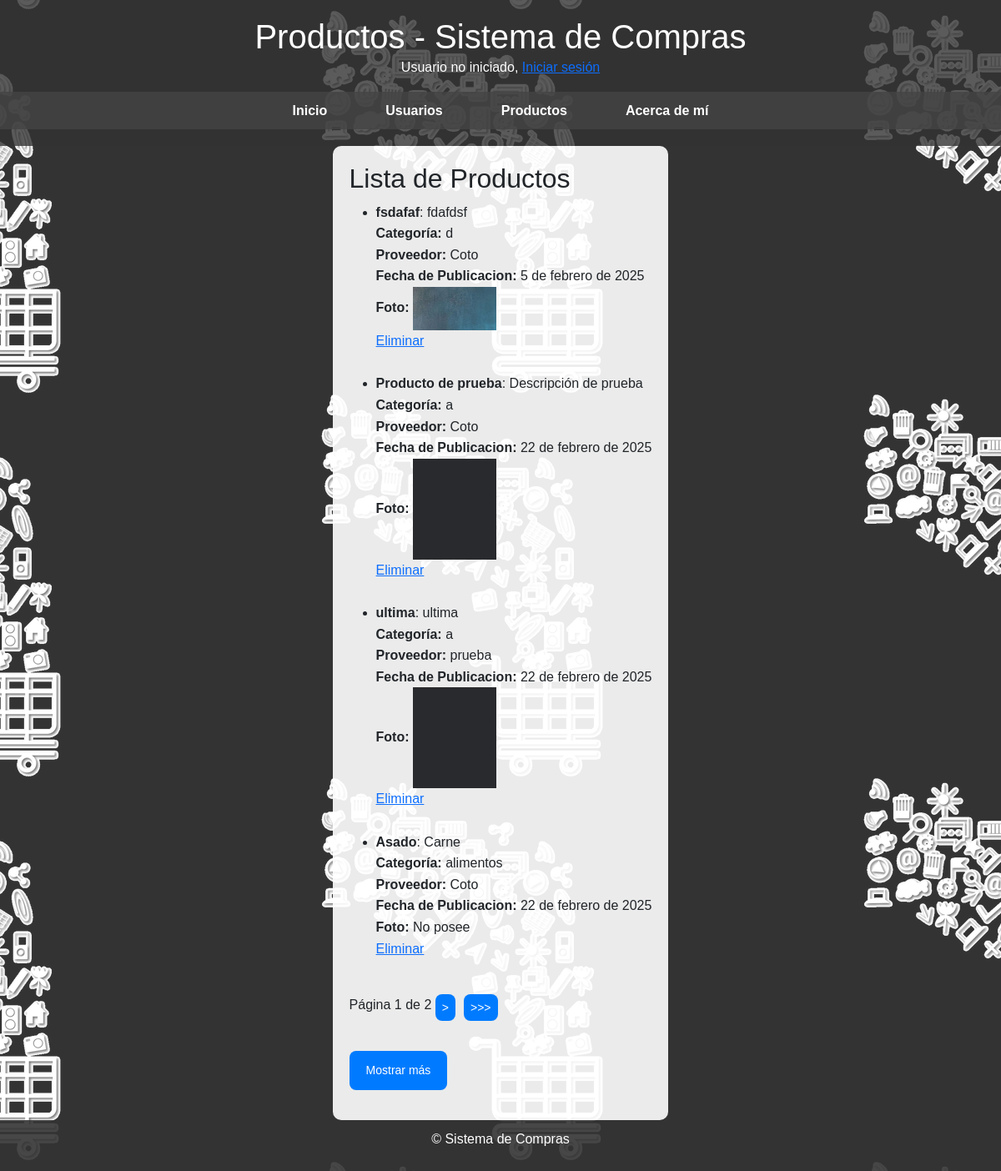
Screenshot of /productos/listar_productos/ with the database file from the repository.
### productos/models.py (models this page shows, shortened)
class Producto(models.Model):
    nombre_Producto = models.CharField(max_length=100)
    descripcion = models.TextField()
    proveedor = models.ForeignKey(Proveedor, on_delete=models.CASCADE, null=False, blank=False)
    categoria = models.ForeignKey(Categoria, on_delete=models.CASCADE, null=False, blank=False)
    fecha_publicacion = models.DateField(auto_now_add=True)
    foto = models.ImageField(upload_to='productos/productos/fotos', null=True, blank=True)

class Categoria(models.Model):
    nombre = models.CharField(max_length=100)
    foto = models.ImageField(upload_to='categorias/', null=True, blank=True)

class Proveedor(models.Model):
    nombre = models.CharField(max_length=100)
    descripcion = models.TextField()
    categorias = models.ManyToManyField(Categoria, related_name='proveedores')
    fecha_creacion = models.DateField(auto_now_add=True)
    logotipo = models.ImageField(upload_to='productos/proveedores/logos/', blank=True, null=True)

### productos/views.py (the view, shortened to what this page needs)
# urls.py: path('listar_productos/', ListarProductosView.as_view(), name='listar_productos'),  # Listar productos
class ListarProductosView(View):
    def get(self, request):
        productos_list = Producto.objects.all().order_by('id')
        page_number = int(request.GET.get('page', 1))  # Página actual
        productos_por_pagina = 4      # Cantidad de productos por página (paginación clásica)
        productos_por_click = 6      # Cantidad de productos que se cargarán al hacer "Mostrar más"
        paginator = Paginator(productos_list, productos_por_pagina)
        try:
            productos = paginator.page(page_number)
        except PageNotAnInteger:
            productos = paginator.page(1)
        except EmptyPage:
            productos = paginator.page(paginator.num_pages)
        return render(request, 'listar_productos.html', {
            'productos': productos,
            'offset': (page_number * productos_por_pagina)
        })

### productos/Templates/listar_productos.html (shortened to what this page needs)
{% extends 'base.html' %}
{% block header_title %}Productos - Sistema de Compras{% endblock %}
{% block content %}
    <h2>Lista de Productos</h2>
    <ul id="product-list">
        {% for producto in productos %}
            <li>
                <strong>{{ producto.nombre_Producto }}</strong>: {{ producto.descripcion }} <br>
                <strong>Categoría:</strong> {{ producto.categoria.nombre }} <br>
                <strong>Proveedor:</strong> {{ producto.proveedor.nombre }} <br>
                <strong>Fecha de Publicacion:</strong> {{ producto.fecha_publicacion }} <br>
                <strong>Foto:</strong>
                {% if producto.foto %}
                    <img src="{{ producto.foto.url }}" alt="{{ producto.nombre_Producto }}" width="100">
                {% else %}
                    No posee
                {% endif %}
                <br>
                <a href="{% url 'eliminar_producto' producto.id %}">Eliminar</a><br><br>
            </li>
        {% empty %}
            <li>No hay productos registrados.</li>
        {% endfor %}
    </ul>
    {% if productos.has_other_pages %}
        <div class="pagination">
            <span>Página {{ productos.number }} de {{ productos.paginator.num_pages }}</span>&nbsp;
            {% if productos.has_next %}
                <button onclick="window.location.href='?page={{ productos.next_page_number }}'">></button>
                <button onclick="window.location.href='?page={{ productos.paginator.num_pages }}'">>>></button>
            {% endif %}
        </div>
    {% endif %}
    {% if productos.has_next %}
        <button id="show-more" onclick="showMore()">Mostrar más</button>
    {% endif %}
{% endblock %}

### static/css/styles.css (style rules this page uses)
body { font-family: Arial, sans-serif; background-color: #333; background-image: url("/static/img/fondo.png"); background-size: auto; background-position: center; background-repeat: repeat; background-attachment: fixed; margin: 0; padding: 0; line-height: 1.6; display: flex; flex-direction: column; min-height: 100vh; }

### productos/Templates/listar_productos.html (style rules this page uses)
.pagination button { padding: 5px 8px; background-color: #007bff; color: white; border: none; border-radius: 8px; cursor: pointer; font-size: 14px; margin-right: 10px; transition: background-color 0.3s, transform 0.2s; }
#show-more { margin-top: 20px; background-color: #007bff; color: white; border: none; border-radius: 8px; padding: 12px 20px; font-size: 14px; cursor: pointer; transition: background-color 0.3s, transform 0.2s; display: inline-block; text-align: center; }

### rows the page displays
Producto: nombre_Producto "fsdafaf", descripcion "fdafdsf", categoria.nombre "d", proveedor.nombre "Coto", fecha_publicacion "5 de febrero de 2025", foto (picture)
Producto: nombre_Producto "Producto de prueba", descripcion "Descripción de prueba", categoria.nombre "a", proveedor.nombre "Coto", fecha_publicacion "22 de febrero de 2025", foto (picture)
Producto: nombre_Producto "ultima", descripcion "ultima", categoria.nombre "a", proveedor.nombre "prueba", fecha_publicacion "22 de febrero de 2025", foto (picture)
Producto: nombre_Producto "Asado", descripcion "Carne", categoria.nombre "alimentos", proveedor.nombre "Coto", fecha_publicacion "22 de febrero de 2025", foto "No posee"

### other values shown
{{ productos.number }} "1"
{{ productos.paginator.num_pages }} "2"
